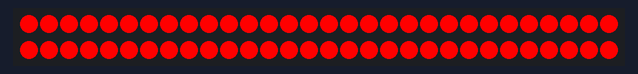
Recording of a sketch running on a simulated Arduino Uno, built with avr-gcc and run on an emulated ATmega328P. Shown: 60 RGB LEDs in strip order, left to right, continuing on the next row.

Above: at 0.1 s.
At 0.6 s:
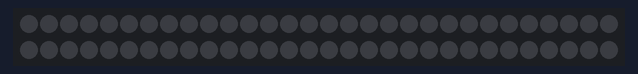

Measured:
- what the display in image 1 shows lasts 0.5 s, from 0.5 s to 1.0 s

The sketch:

sketch_jan23b.ino
```cpp
#include <FastLED.h>

// How many leds in your strip?
#define NUM_LEDS 60
// For led chips like Neopixels, which have a data line, ground, and power, you just
// need to define DATA_PIN.  For led chipsets that are SPI based (four wires - data, clock,
// ground, and power), like the LPD8806 define both DATA_PIN and CLOCK_PIN
#define DATA_PIN 3
// Define the array of leds
CRGB leds[NUM_LEDS];

void setup() {

      FastLED.addLeds<NEOPIXEL, DATA_PIN>(leds, NUM_LEDS);

}

void loop() {
  // Turn the LED on, then pause
 /* leds[0] = CRGB::Red;
  leds[1] = CRGB::Blue;
  FastLED.show();
  delay(500);
  // Now turn the LED off, then pause
  leds[0] = CRGB::Black;
  leds[1] = CRGB::Black;
  FastLED.show();
  delay(500);
  */
  for (int i = 0; i <= NUM_LEDS; i++) {
  /*  setAll( = CRGB::Red;
    FastLED.show();
    delay(500);
    setAll( = CRGB::Black;
    FastLED.show();
    delay(500);
   */
  setAll(0xff, 0x00, 0x00);
  showStrip();
  delay(500);
  setAll(0x00, 0x00, 0x00);
  showStrip();
  delay(500);
  }
}

void showStrip() {
  FastLED.show();
}

void setPixel(int Pixel, byte red, byte green, byte blue) {
  leds[Pixel].r = red;
  leds[Pixel].b = blue;
  leds[Pixel].g = green;

}

void setAll(byte red, byte green, byte blue) {
  for(int i = 0; i < NUM_LEDS; i++ ) {
    setPixel(i, red, green,blue);
  }
  showStrip();
}
```
